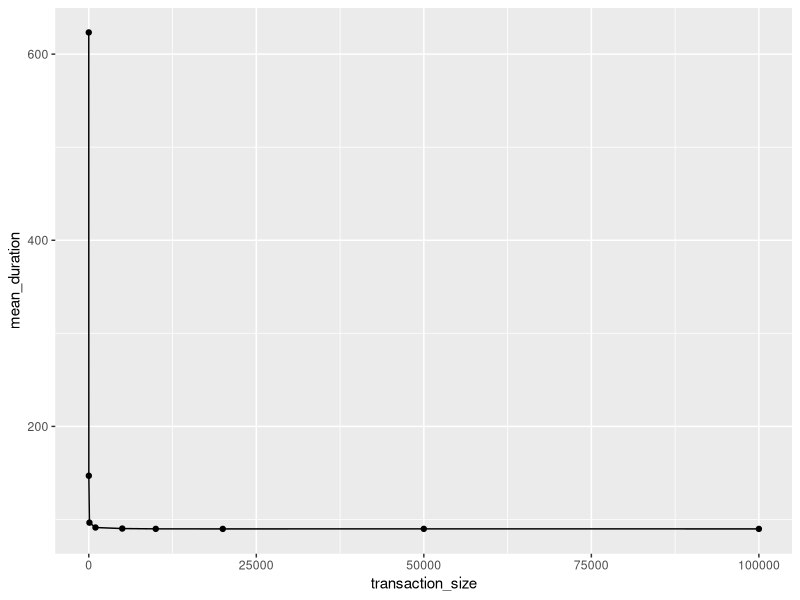
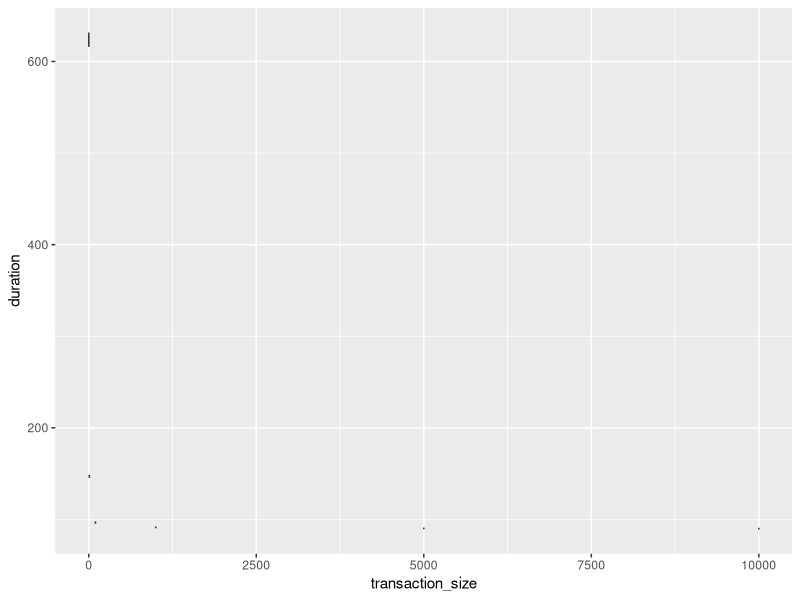
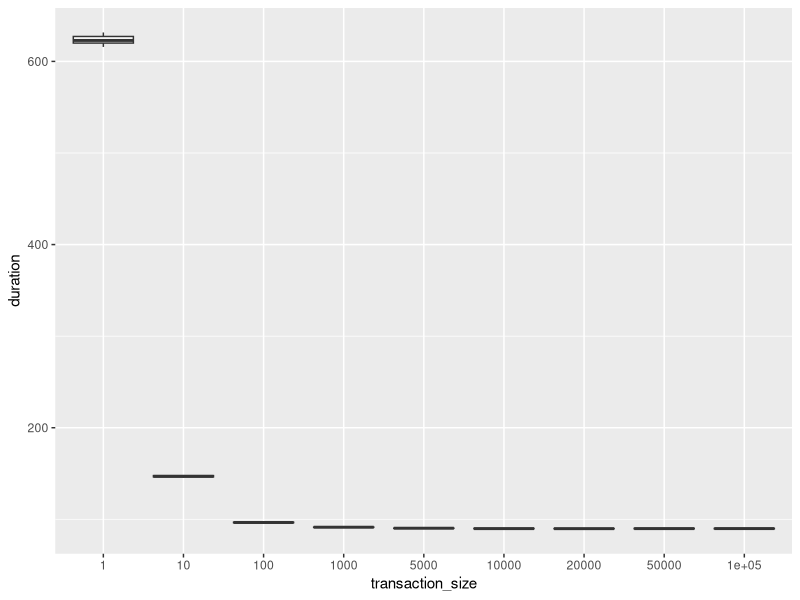
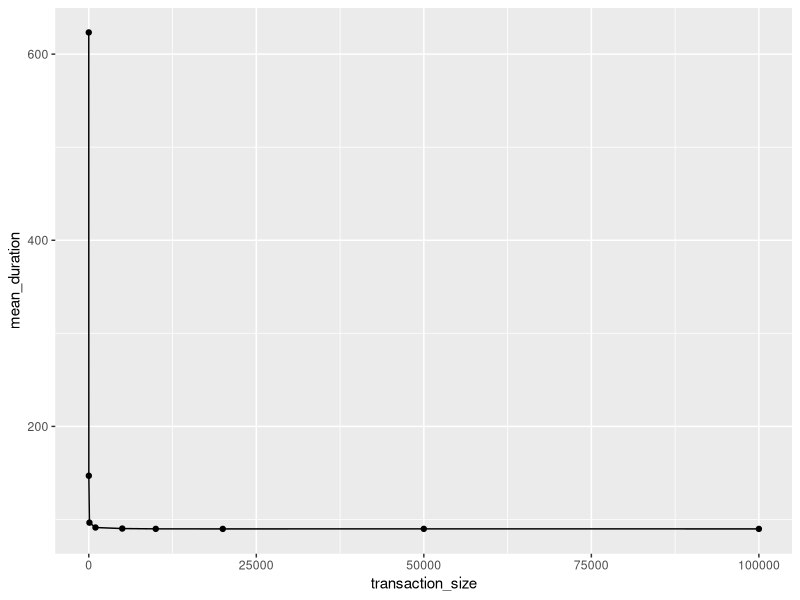
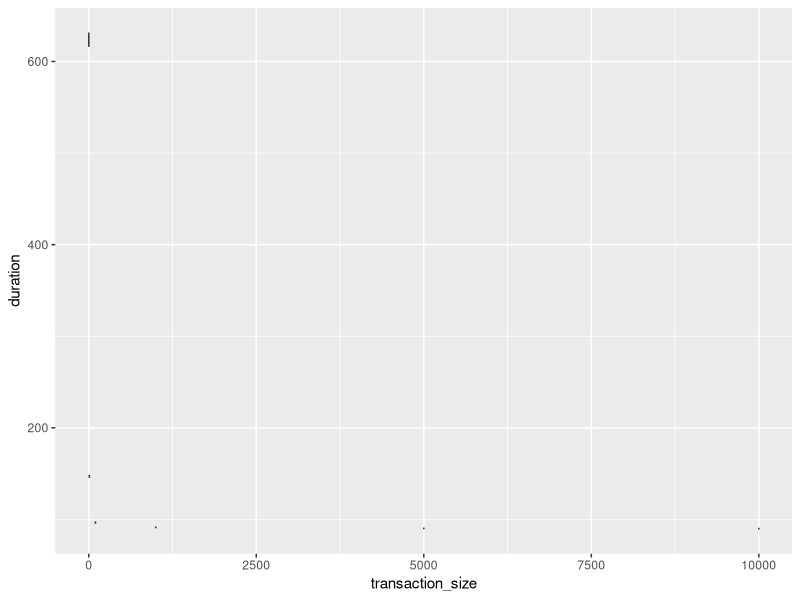
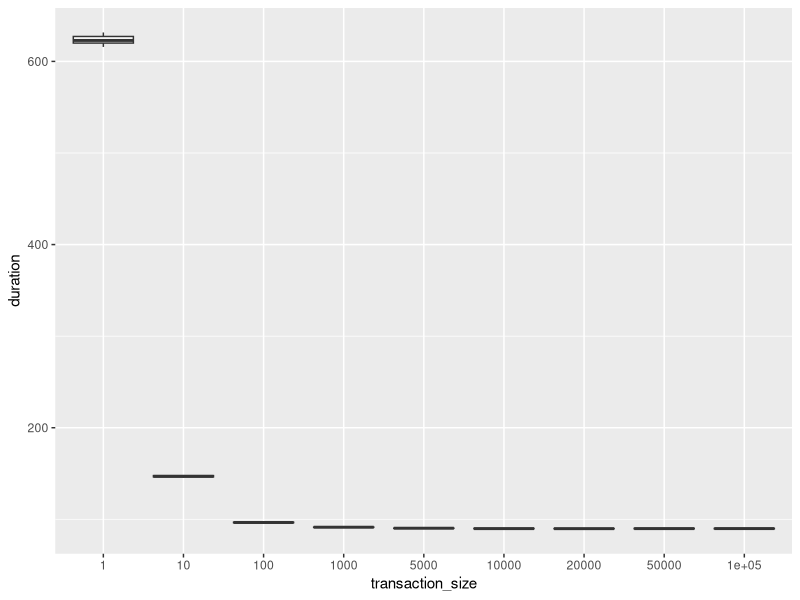

These charts were generated, in order, by the following R code:
library(readr)
library(dplyr)
library(ggplot2)

data <- read_delim(
	"results.tsv",
	" ",
	col_names=c("inserts", "transaction_size", "duration")
)

data_summary <- data %>%
	group_by(transaction_size) %>%
	summarize(mean_duration=mean(duration))

print(data_summary)

ggplot(data_summary, aes(x=transaction_size, y=mean_duration)) +
	geom_line() +
	geom_point()
ggsave("line_plot.pdf", width=9.05, height=6.99)

ggplot(data %>% filter(transaction_size < 11000)) +
	geom_boxplot(aes(x=transaction_size, group=transaction_size, y=duration))
ggsave("boxplot.pdf", width=9.05, height=6.99)

ggplot(data %>% mutate(transaction_size = factor(transaction_size))) +
	geom_boxplot(aes(x=transaction_size, group=transaction_size, y=duration))
ggsave("boxplot_factor.pdf", width=9.05, height=6.99)
